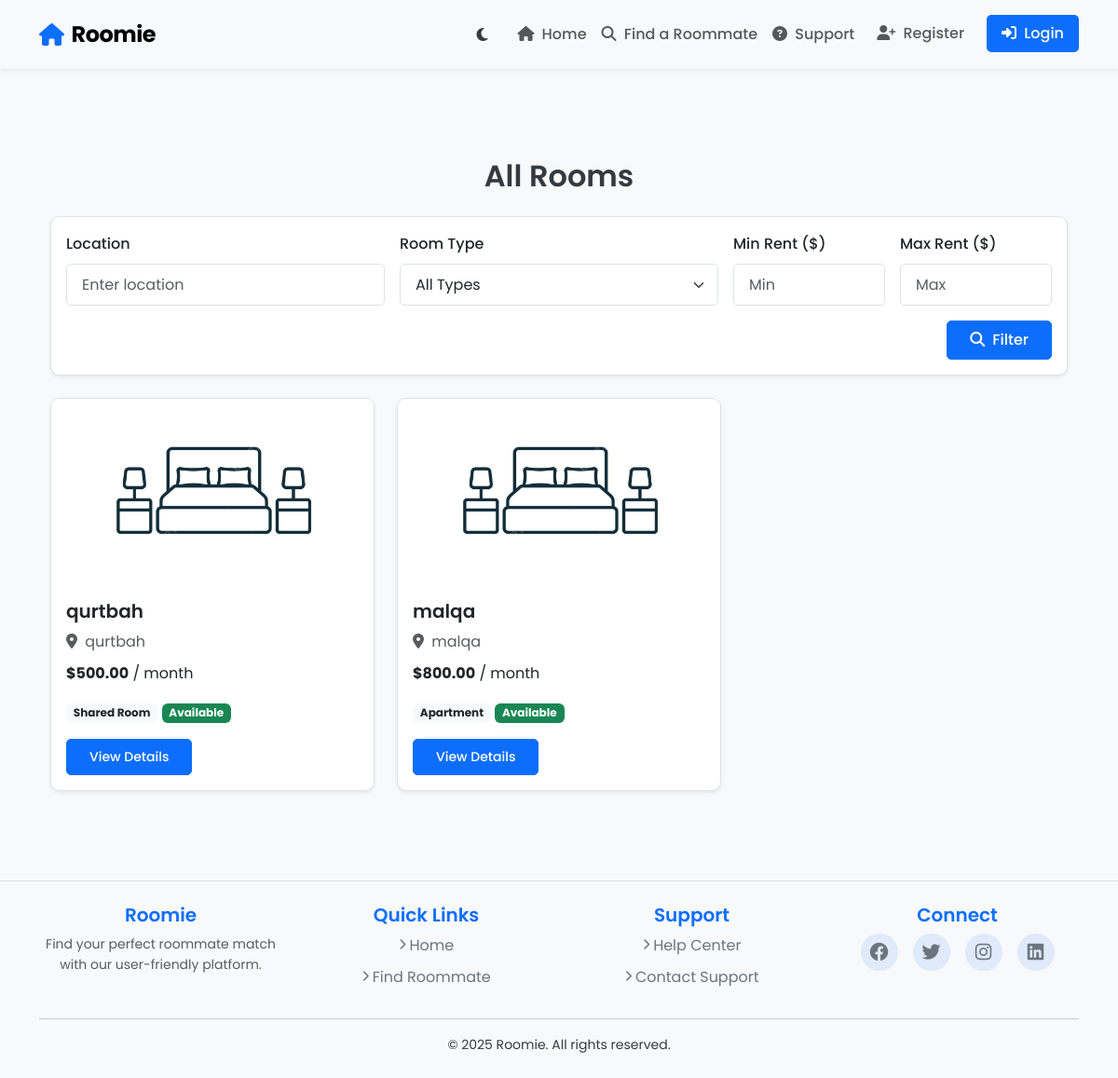
Before: /filter-rooms/ with the older database file.
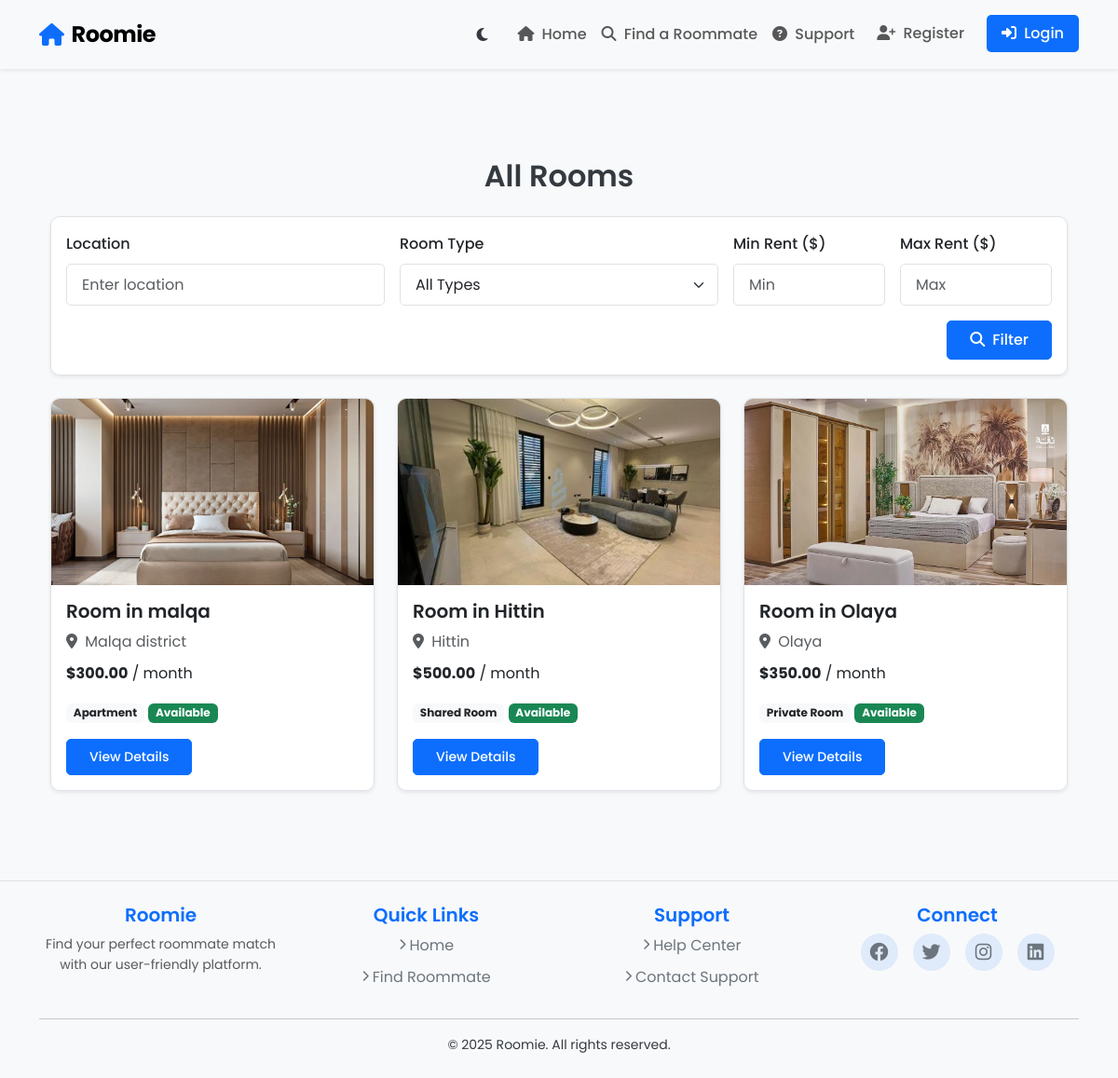
After: the same page with the newer database file.
### core/models.py (models this page shows, shortened)
class Room(models.Model):
    room_id = models.AutoField(primary_key=True)  # Custom primary key
    provider = models.ForeignKey(User, on_delete=models.CASCADE, related_name='rooms')
    title = models.CharField(max_length=200)
    description = models.TextField()
    location = models.CharField(max_length=255)
    rent = models.DecimalField(max_digits=8, decimal_places=2)
    room_type = models.CharField(max_length=20, choices=[
        ('private', 'Private Room'),
        ('shared', 'Shared Room'),
        ('studio', 'Studio'),
        ('apartment', 'Apartment'),
    ])
    bedrooms = models.PositiveIntegerField(default=1)  # Number of bedrooms
    is_available = models.BooleanField(default=True)
    image = models.ImageField(
        upload_to='images/',
        blank=True,
        null=True,
        default='/media/images/default_room.jpg'  # Set default room image
        )
    created_at = models.DateTimeField(auto_now_add=True)

### roomie/views.py (the view)
# urls.py: path('filter-rooms/', views.filter_rooms, name='filter_rooms'),  # Advanced filter page
def filter_rooms(request):
    rooms = Room.objects.all()
    location = request.GET.get('location', '')
    room_type = request.GET.get('room_type', '')
    min_rent = request.GET.get('min_rent', '')
    max_rent = request.GET.get('max_rent', '')
    if location:
        rooms = rooms.filter(location__icontains=location)
    if room_type:
        rooms = rooms.filter(room_type=room_type)
    if min_rent:
        rooms = rooms.filter(rent__gte=min_rent)
    if max_rent:
        rooms = rooms.filter(rent__lte=max_rent)
    return render(request, 'filter_rooms.html', {'rooms': rooms})

### roomie/templates/filter_rooms.html (shortened to what this page needs)
{% extends 'base.html' %}
{% block content %}
<div class="container mt-5">
    <h2 class="text-center mb-4">All Rooms</h2>
    <div class="card shadow-sm mb-4">
        <div class="card-body">
            <form method="GET" class="row g-3">
                <div class="col-md-4">
                    <label for="location" class="form-label">Location</label>
                    <input
                        type="text"
                        id="location"
                        name="location"
                        class="form-control"
                        placeholder="Enter location"
                        value="{{ request.GET.location }}"
                    />
                </div>
                <div class="col-md-4">
                    <label for="room_type" class="form-label">Room Type</label>
                    <select id="room_type" name="room_type" class="form-select">
                        <option value="">All Types</option>
                    </select>
                </div>
                <div class="col-md-2">
                    <label for="min_rent" class="form-label">Min Rent ($)</label>
                    <input
                        type="number"
                        id="min_rent"
                        name="min_rent"
                        class="form-control"
                        placeholder="Min"
                        value="{{ request.GET.min_rent }}"
                    />
                </div>
                <div class="col-md-2">
                    <label for="max_rent" class="form-label">Max Rent ($)</label>
                    <input
                        type="number"
                        id="max_rent"
                        name="max_rent"
                        class="form-control"
                        placeholder="Max"
                        value="{{ request.GET.max_rent }}"
                    />
                </div>
                <div class="col-12 text-end">
                    <button type="submit" class="btn btn-primary">
                        <i class="fas fa-search me-1"></i> Filter
                    </button>
                </div>
            </form>
        </div>
    </div>
    <div class="row g-4">
        {% for room in rooms %}
        <div class="col-md-4">
            <div class="card h-100 shadow-sm">
                {% if room.image %}
                <img
                    src="{{ room.image.url }}"
                    class="card-img-top"
                    style="height: 200px; object-fit: cover;"
                    alt="{{ room.title }}"
                />
                {% else %}
                <img
                    src="/media/images/default_room.jpg"
                    class="card-img-top"
                    style="height: 200px; object-fit: cover;"
                    alt="Default Room Image"
                />
                {% endif %}
                <div class="card-body">
                    <h5 class="card-title">{{ room.title }}</h5>
                    <p class="card-text text-muted mb-2">
                        <i class="fas fa-map-marker-alt me-1"></i> {{ room.location }}
                    </p>
                    <p class="card-text">
                        <strong>${{ room.rent }}</strong> / month
                    </p>
                    <p class="card-text">
                        <span class="badge bg-light text-dark">{{ room.get_room_type_display }}</span>
                        {% if room.is_available %}
                        <span class="badge bg-success">Available</span>
                        {% else %}
                        <span class="badge bg-secondary">Unavailable</span>
                        {% endif %}
                    </p>
                    <a href="{% url 'room_detail' room.room_id %}" class="btn btn-primary btn-sm">View Details</a>
                </div>
            </div>
        </div>
        {% empty %}
        <div class="col-12">
            <div class="alert alert-info text-center">
                <i class="fas fa-info-circle me-2"></i> No rooms match your criteria.
            </div>
        </div>
        {% endfor %}
    </div>
</div>
{% endblock %}

### roomie/templates/base.html (shortened to what this page needs)
{% load static %}
<!DOCTYPE html>
<html lang="en" data-bs-theme="light">
  <head>
    <link
      rel="stylesheet"
      href="https://cdn.jsdelivr.net/npm/bootstrap@5.3.0/dist/css/bootstrap.min.css"
    />
    <link
      rel="stylesheet"
      href="https://cdnjs.cloudflare.com/ajax/libs/font-awesome/6.4.0/css/all.min.css"
    />
    <link rel="stylesheet" href="{% static 'roomie/styles.css' %}" />
  </head>
  <body class="page-transition">
    <nav class="navbar navbar-expand-lg navbar-light bg-light shadow-sm sticky-top">
      <div class="container">
        <a class="navbar-brand d-flex align-items-center" href="{% url 'home' %}">
          <i class="fas fa-home me-2 text-primary"></i>
          <span class="fw-bold">Roomie</span>
        </a>
        <div class="collapse navbar-collapse" id="navbarNav">
          <ul class="navbar-nav ms-auto">
            <li class="nav-item d-flex align-items-center">
              <div class="theme-toggle-btn" id="themeToggle" title="Toggle Dark Mode">
                <i class="fas fa-moon"></i>
              </div>
            </li>
            <li class="nav-item">
              <a class="nav-link" href="{% url 'home' %}">
                <i class="fas fa-home me-1"></i> Home
              </a>
            </li>
            <li class="nav-item">
              <a class="nav-link" href="{% url 'find_roommate' %}">
                <i class="fas fa-search me-1"></i> Find a Roommate
              </a>
            </li>
            <li class="nav-item">
              {% if user.is_authenticated %}
              <a class="nav-link" href="{% url 'support_home' %}">
                <i class="fas fa-headset me-1"></i> Support
              </a>
              {% else %}
              <a class="nav-link" href="{% url 'faq' %}">
                <i class="fas fa-question-circle me-1"></i> Support
              </a>
              {% endif %}
            </li>
            {% if user.is_authenticated %}
              {% if user.account_type == 'seeker' %}
              <li class="nav-item">
                <a class="nav-link" href="{% url 'my_bookings' %}">
                  <i class="fas fa-calendar-check me-1"></i> My Bookings
                </a>
              </li>
              {% endif %}
              {% if user.account_type == 'provider' %}
              <li class="nav-item">
                <a class="nav-link" href="{% url 'manage_bookings' %}">
                  <i class="fas fa-tasks me-1"></i> Manage Bookings
                </a>
              </li>
              {% endif %}
              <li class="nav-item dropdown">
                <a
                  class="nav-link dropdown-toggle d-flex align-items-center"
                  href="#"
                  id="navbarDropdown"
                  role="button"
                  data-bs-toggle="dropdown"
                  aria-expanded="false"
                >
                  {% if user.profile_photo %}
                  <img
                    src="{{ user.profile_photo.url }}"
                    class="rounded-circle"
                    style="width: 30px; height: 30px; object-fit: cover"
                    alt="Profile"
                  />
                  {% else %}
                  <img
                    src="/media/profile_photos/default_user.jpg"
                    class="rounded-circle"
                    style="width: 30px; height: 30px; object-fit: cover"
                    alt="Default Profile"
                  />
                  {% endif %}
                  <span class="ms-2">{{ user.username }}</span>
                </a>
                <ul class="dropdown-menu dropdown-menu-end shadow" aria-labelledby="navbarDropdown">
                  <li>
                    <a class="dropdown-item" href="{% url 'user_profile' user.id %}">
                      <i class="fas fa-user me-2"></i> View Profile
                    </a>
                  </li>
                  <li><hr class="dropdown-divider" /></li>
                  <li>
                    <a class="dropdown-item" href="{% url 'logout' %}">
                      <i class="fas fa-sign-out-alt me-2"></i> Logout
                    </a>
                  </li>
                </ul>
              </li>
            {% else %}
            <li class="nav-item me-2">
              <a class="nav-link btn btn-outline-primary px-3" href="{% url 'register' %}">
                <i class="fas fa-user-plus me-1"></i> Register
              </a>
            </li>
            <li class="nav-item">
              <a class="nav-link btn btn-primary text-white px-3" href="{% url 'login' %}">
                <i class="fas fa-sign-in-alt me-1"></i> Login
              </a>
            </li>
            {% endif %}
          </ul>
        </div>
      </div>
    </nav>
    <main class="container py-5">
      {% block content %}{% endblock %}
    </main>
    {% include 'footer.html' %}
  </body>
</html>

### roomie/templates/footer.html (shortened to what this page needs)
<footer class="bg-light text-center py-4 mt-5">
  <div class="container">
    <div class="row">
      <div class="col-md-3 mb-3 mb-md-0 slide-up" style="animation-delay: 0.1s">
        <h5 class="text-primary">Roomie</h5>
        <p class="text-muted small">
          Find your perfect roommate match with our user-friendly platform.
        </p>
      </div>
      <div class="col-md-3 mb-3 mb-md-0 slide-up" style="animation-delay: 0.2s">
        <h5 class="text-primary">Quick Links</h5>
        <ul class="list-unstyled">
          <li class="mb-2">
            <a href="{% url 'home' %}" class="text-decoration-none hover-link">
              <i class="fas fa-chevron-right fa-xs me-1"></i>Home
            </a>
          </li>
          <li class="mb-2">
            <a href="{% url 'find_roommate' %}" class="text-decoration-none hover-link">
              <i class="fas fa-chevron-right fa-xs me-1"></i>Find Roommate
            </a>
          </li>
        </ul>
      </div>
      <div class="col-md-3 mb-3 mb-md-0 slide-up" style="animation-delay: 0.3s">
        <h5 class="text-primary">Support</h5>
        <ul class="list-unstyled">
          <li class="mb-2">
            {% if user.is_authenticated %}
            <a href="{% url 'support_home' %}" class="text-decoration-none hover-link">
              <i class="fas fa-chevron-right fa-xs me-1"></i>Help Center
            </a>
            {% else %}
            <a href="{% url 'faq' %}" class="text-decoration-none hover-link">
              <i class="fas fa-chevron-right fa-xs me-1"></i>Help Center
            </a>
            {% endif %}
          </li>
          <li class="mb-2">
            {% if user.is_authenticated %}
            <a href="{% url 'submit_support_ticket' %}?type=general" class="text-decoration-none hover-link">
              <i class="fas fa-chevron-right fa-xs me-1"></i>Contact Support
            </a>
            {% else %}
            <a href="{% url 'faq' %}" class="text-decoration-none hover-link">
              <i class="fas fa-chevron-right fa-xs me-1"></i>Contact Support
            </a>
            {% endif %}
          </li>
        </ul>
      </div>
      <div class="col-md-3 slide-up" style="animation-delay: 0.4s">
        <h5 class="text-primary">Connect</h5>
        <div class="d-flex justify-content-center">
          <a href="#" class="text-decoration-none mx-2 social-icon">
            <i class="fab fa-facebook fa-lg"></i>
          </a>
          <a href="#" class="text-decoration-none mx-2 social-icon">
            <i class="fab fa-twitter fa-lg"></i>
          </a>
          <a href="#" class="text-decoration-none mx-2 social-icon">
            <i class="fab fa-instagram fa-lg"></i>
          </a>
          <a href="#" class="text-decoration-none mx-2 social-icon">
            <i class="fab fa-linkedin fa-lg"></i>
          </a>
        </div>
      </div>
    </div>
    <hr />
    <p class="mb-0 small">© 2025 Roomie. All rights reserved.</p>
  </div>
</footer>

### roomie/static/roomie/styles.css (style rules this page uses)
body { font-family: "Poppins", sans-serif; background-color: #f8f9fa; color: #343a40; line-height: 1.6; }
h1, h2, h3, h4, h5, h6 { font-weight: 600; }
.navbar { padding: 0.8rem 1rem; }
.navbar-brand { font-size: 1.5rem; font-weight: 700; letter-spacing: -0.5px; }
.nav-link { font-weight: 500; padding: 0.5rem 1rem; transition: all 0.3s; }
.card { border-radius: 10px; overflow: hidden; border: 1px solid #dee2e6; box-shadow: 0 6px 15px rgba(0, 0, 0, 0.05); }
.card-title { font-weight: 600; margin-bottom: 0.5rem; }
.card-img-top { height: 200px; object-fit: cover; }
.btn { font-weight: 500; padding: 0.5rem 1.5rem; border-radius: 5px; }
.btn-primary { background-color: #0d6efd; border-color: #0d6efd; }
.form-control, .form-select { border-radius: 5px; padding: 0.6rem 1rem; border: 1px solid #dee2e6; }
.form-label { font-weight: 500; margin-bottom: 0.5rem; }
footer { border-top: 1px solid #dee2e6; }
footer a { color: #6c757d; transition: color 0.3s; }

### roomie/templates/base.html (style rules this page uses)
.theme-toggle-btn { width: 40px; height: 40px; border-radius: 50%; display: flex; align-items: center; justify-content: center; transition: all 0.3s ease; cursor: pointer; margin-right: 10px; }
.theme-toggle-btn i { transition: transform 0.5s ease; }
.page-transition { opacity: 0; animation: fadeIn 0.5s ease forwards; }
.slide-up { animation: slideUp 0.5s ease forwards; }
html { scroll-behavior: smooth; }
.card { transition: all 0.3s ease; box-shadow: 0 4px 6px rgba(0, 0, 0, 0.05); }
body { transition: background-color 0.3s ease, color 0.3s ease; }
.btn { transition: all 0.3s ease; }

### roomie/templates/footer.html (style rules this page uses)
footer a { transition: color 0.3s ease, transform 0.3s ease; }
.social-icon { display: inline-flex; align-items: center; justify-content: center; width: 40px; height: 40px; border-radius: 50%; background-color: rgba(var(--bs-primary-rgb), 0.1); transition: all 0.3s ease; }
.hover-link { position: relative; display: inline-block; }
.hover-link::after { content: ''; position: absolute; width: 0; height: 2px; bottom: -2px; left: 0; background-color: var(--bs-primary); transition: width 0.3s ease; }

Changed rows visible on the page:
removed Room: title "qurtbah", location "qurtbah", rent "500.00", room_type "Shared Room", is_available "Available"
removed Room: image (placeholder picture), title "malqa", location "malqa", rent "800.00", room_type "Apartment", is_available "Available"
added Room: image (picture), title "Room in malqa", location "Malqa district", rent "300.00", room_type "Apartment", is_available "Available"
added Room: image (picture), title "Room in Hittin", location "Hittin", rent "500.00", room_type "Shared Room", is_available "Available"
added Room: image (picture), title "Room in Olaya", location "Olaya", rent "350.00", room_type "Private Room", is_available "Available"
